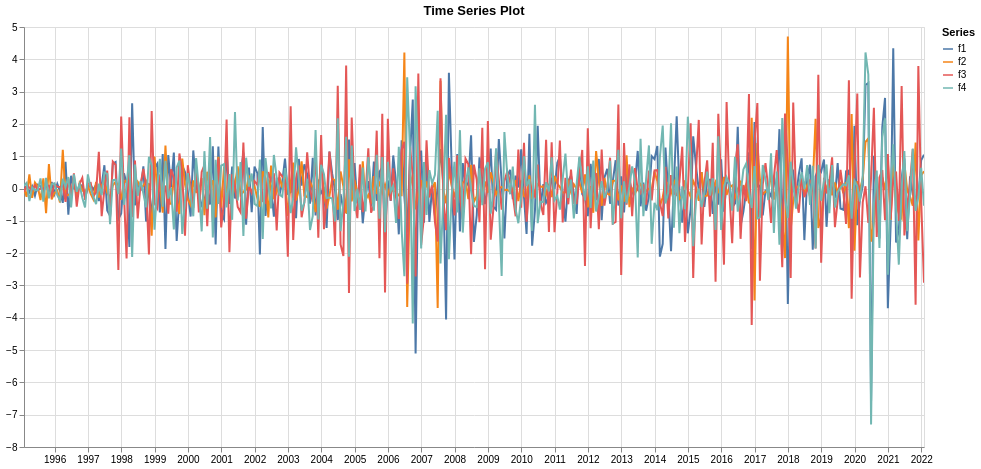

Here is the notebook cell this chart was saved with:
### Code cell
eda.plot_time_series_altair(factors)

### Figure 1 — Vega specification as saved in the notebook (floating-point values rounded to 4 significant figures; data arrays with more than 128 entries replaced by an {"elided": "..."} marker saying what was removed)
{"$schema": "https://vega.github.io/schema/vega/v5.json", "data": [{"name": "param_9_store"}, {"name": "param_10_store"}, {"name": "source_0", "values": {"elided": "1300 records"}, "transform": [{"type": "formula", "expr": "toDate(datum['Date'])", "as": "Date"}]}, {"name": "source_0_y_domain_Value", "values": [{"min": -7.303, "max": 4.703}]}, {"name": "source_0_color_domain_Variable", "values": [{"Variable": "f1"}, {"Variable": "f2"}, {"Variable": "f3"}, {"Variable": "f4"}]}], "signals": [{"name": "unit", "value": {}, "on": [{"events": "pointermove", "update": "isTuple(group()) ? group() : unit"}]}, {"name": "param_9_Variable_legend", "value": null, "on": [{"events": [{"source": "view", "markname": "Variable_legend_symbols", "type": "click"}, {"source": "view", "markname": "Variable_legend_labels", "type": "click"}, {"source": "view", "markname": "Variable_legend_entries", "type": "click"}], "update": "isDefined(datum.value) ? datum.value : item().items[0].items[0].datum.value", "force": true}, {"events": [{"source": "view", "type": "click"}], "update": "!event.item || !datum ? null : param_9_Variable_legend", "force": true}]}, {"name": "param_9", "update": "vlSelectionResolve(\"param_9_store\", \"union\", true, true)"}, {"name": "param_10", "update": "vlSelectionResolve(\"param_10_store\", \"union\")"}, {"name": "param_9_tuple", "update": "param_9_Variable_legend !== null ? {fields: param_9_tuple_fields, values: [param_9_Variable_legend]} : null"}, {"name": "param_9_tuple_fields", "value": [{"type": "E", "field": "Variable"}]}, {"name": "param_9_toggle", "value": false, "on": [{"events": {"merge": [{"source": "view", "type": "click"}]}, "update": "true"}]}, {"name": "param_9_modify", "on": [{"events": {"signal": "param_9_tuple"}, "update": "modify(\"param_9_store\", param_9_toggle ? null : param_9_tuple, param_9_toggle ? null : true, param_9_toggle ? param_9_tuple : null)"}]}, {"name": "param_10_Date", "on": [{"events": [{"source": "view", "type": "dblclick"}], "update": "null"}, {"events": {"signal": "param_10_translate_delta"}, "update": "panLinear(param_10_translate_anchor.extent_x, -param_10_translate_delta.x / width)"}, {"events": {"signal": "param_10_zoom_delta"}, "update": "zoomLinear(domain(\"x\"), param_10_zoom_anchor.x, param_10_zoom_delta)"}]}, {"name": "param_10_Value", "on": [{"events": [{"source": "view", "type": "dblclick"}], "update": "null"}, {"events": {"signal": "param_10_translate_delta"}, "update": "panLinear(param_10_translate_anchor.extent_y, param_10_translate_delta.y / height)"}, {"events": {"signal": "param_10_zoom_delta"}, "update": "zoomLinear(domain(\"y\"), param_10_zoom_anchor.y, param_10_zoom_delta)"}]}, {"name": "param_10_tuple", "on": [{"events": [{"signal": "param_10_Date || param_10_Value"}], "update": "param_10_Date && param_10_Value ? {unit: \"\", fields: param_10_tuple_fields, values: [param_10_Date,param_10_Value]} : null"}]}, {"name": "param_10_tuple_fields", "value": [{"field": "Date", "channel": "x", "type": "R"}, {"field": "Value", "channel": "y", "type": "R"}]}, {"name": "param_10_translate_anchor", "value": {}, "on": [{"events": [{"source": "scope", "type": "pointerdown"}], "update": "{x: x(unit), y: y(unit), extent_x: domain(\"x\"), extent_y: domain(\"y\")}"}]}, {"name": "param_10_translate_delta", "value": {}, "on": [{"events": [{"source": "window", "between": [{"source": "scope", "type": "pointerdown"}, {"source": "window", "type": "pointerup"}], "consume": true, "type": "pointermove"}], "update": "{x: param_10_translate_anchor.x - x(unit), y: param_10_translate_anchor.y - y(unit)}"}]}, {"name": "param_10_zoom_anchor", "on": [{"events": [{"source": "scope", "consume": true, "type": "wheel"}], "update": "{x: invert(\"x\", x(unit)), y: invert(\"y\", y(unit))}"}]}, {"name": "param_10_zoom_delta", "on": [{"events": [{"source": "scope", "consume": true, "type": "wheel"}], "update": "pow(1.001, event.deltaY * pow(16, event.deltaMode))", "force": true}]}, {"name": "param_10_modify", "on": [{"events": {"signal": "param_10_tuple"}, "update": "modify(\"param_10_store\", param_10_tuple, true)"}]}], "marks": [{"type": "group", "name": "pathgroup", "from": {"facet": {"data": "source_0", "name": "faceted_path_main", "groupby": ["Variable"]}}, "encode": {"update": {"height": {"field": {"signal": null, "datum": null, "group": "height", "parent": null}}, "width": {"field": {"signal": null, "datum": null, "group": "width", "parent": null}}}}, "marks": [{"type": "line", "name": "marks", "from": {"data": "faceted_path_main"}, "sort": {"field": "x"}, "encode": {"update": {"opacity": [{"value": 1, "test": "!length(data(\"param_9_store\")) || vlSelectionTest(\"param_9_store\", datum)"}, {"value": 0.12}], "x": {"field": "Date", "scale": "x"}, "y": {"field": "Value", "scale": "y"}, "defined": {"signal": "isValid(datum[\"Date\"]) && isFinite(+datum[\"Date\"]) && isValid(datum[\"Value\"]) && isFinite(+datum[\"Value\"])"}, "stroke": {"field": "Variable", "scale": "color"}, "tooltip": {"signal": "{\"Date\": timeFormat(datum[\"Date\"], '%b %d, %Y'), \"Variable\": isValid(datum[\"Variable\"]) ? datum[\"Variable\"] : \"\"+datum[\"Variable\"], \"Value\": format(datum[\"Value\"], \"\")}"}}}, "interactive": true, "style": ["line"], "clip": true}]}], "scales": [{"name": "x", "type": "time", "domain": {"data": "source_0", "field": "Date"}, "range": [0, {"signal": "width"}], "domainRaw": {"signal": "param_10[\"Date\"]"}}, {"name": "y", "type": "linear", "domain": [{"signal": "(data(\"source_0_y_domain_Value\")[0] || {}).min"}, {"signal": "(data(\"source_0_y_domain_Value\")[0] || {}).max"}], "range": [{"signal": "height"}, 0], "domainRaw": {"signal": "param_10[\"Value\"]"}, "nice": true, "zero": true}, {"name": "color", "type": "ordinal", "domain": {"data": "source_0_color_domain_Variable", "field": "Variable", "sort": true}, "range": "category"}], "axes": [{"scale": "x", "gridScale": "y", "zindex": 0, "maxExtent": 0, "domain": false, "labels": false, "grid": true, "minExtent": 0, "orient": "bottom", "tickCount": {"signal": "ceil(width/40)"}, "ticks": false, "aria": false}, {"scale": "y", "maxExtent": 0, "ticks": false, "aria": false, "labels": false, "tickCount": {"signal": "ceil(height/40)"}, "orient": "left", "gridScale": "x", "minExtent": 0, "zindex": 0, "grid": true, "domain": false}, {"scale": "x", "tickCount": {"signal": "ceil(width/40)"}, "zindex": 0, "orient": "bottom", "grid": false, "labelFlush": true, "labelOverlap": true}, {"scale": "y", "labelOverlap": true, "zindex": 0, "grid": false, "orient": "left", "tickCount": {"signal": "ceil(height/40)"}}], "title": {"text": "Time Series Plot", "frame": "group"}, "padding": 5, "background": "white", "style": "cell", "legends": [{"title": "Series", "stroke": "color", "symbolType": "stroke", "encode": {"labels": {"name": "Variable_legend_labels", "interactive": true, "update": {"opacity": [{"test": "(!length(data(\"param_9_store\")) || (param_9[\"Variable\"] && indexof(param_9[\"Variable\"], datum.value) >= 0))", "value": 1}, {"value": 0.35}]}}, "symbols": {"name": "Variable_legend_symbols", "interactive": true, "update": {"opacity": [{"test": "(!length(data(\"param_9_store\")) || (param_9[\"Variable\"] && indexof(param_9[\"Variable\"], datum.value) >= 0))", "value": 1}, {"value": 0.35}]}}, "entries": {"name": "Variable_legend_entries", "interactive": true, "update": {"fill": {"value": "transparent"}}}}}], "height": 420, "width": 900}
